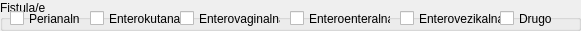
     <widget class="QGroupBox" name="fistulaHiddenGroupBox">
      <property name="geometry">
       <rect>
        <x>160</x>
        <y>410</y>
        <width>581</width>
        <height>31</height>
       </rect>
      </property>
      <property name="title">
       <string>Fistula/e</string>
      </property>
      <property name="flat">
       <bool>true</bool>
      </property>
      <widget class="QCheckBox" name="periAnCheckBox">
       <property name="geometry">
        <rect>
         <x>10</x>
         <y>10</y>
         <width>70</width>
         <height>17</height>
        </rect>
       </property>
       <property name="text">
        <string>Perianalna</string>
       </property>
      </widget>
      <widget class="QCheckBox" name="enteroKutCheckBox">
       <property name="geometry">
        <rect>
         <x>90</x>
         <y>10</y>
         <width>91</width>
         <height>17</height>
        </rect>
       </property>
       <property name="text">
        <string>Enterokutana</string>
       </property>
      </widget>
      <widget class="QCheckBox" name="enteroVagCheckBox">
       <property name="geometry">
        <rect>
         <x>180</x>
         <y>10</y>
         <width>101</width>
         <height>17</height>
        </rect>
       </property>
       <property name="text">
        <string>Enterovaginalna</string>
       </property>
      </widget>
      <widget class="QCheckBox" name="enteroEntCheckBox">
       <property name="geometry">
        <rect>
         <x>290</x>
         <y>10</y>
         <width>101</width>
         <height>17</height>
        </rect>
       </property>
       <property name="text">
        <string>Enteroenteralna</string>
       </property>
      </widget>
      <widget class="QCheckBox" name="enteroVezCheckBox">
       <property name="geometry">
        <rect>
         <x>400</x>
         <y>10</y>
         <width>101</width>
         <height>17</height>
        </rect>
       </property>
       <property name="text">
        <string>Enterovezikalna</string>
       </property>
      </widget>
      <widget class="QCheckBox" name="fistDrugoCheckBox">
       <property name="geometry">
        <rect>
         <x>500</x>
         <y>10</y>
         <width>70</width>
         <height>17</height>
        </rect>
       </property>
       <property name="text">
        <string>Drugo</string>
       </property>
      </widget>
     </widget>
